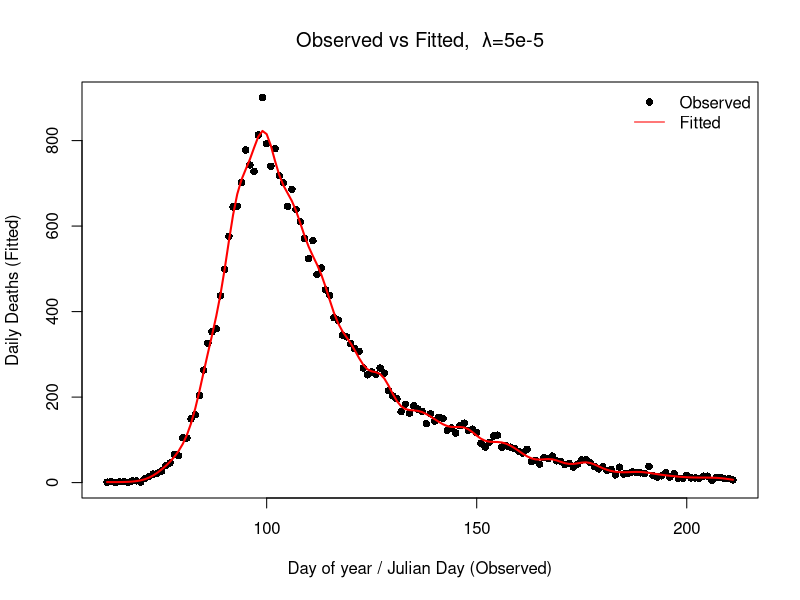

Write R code to recreate this figure. (Note: this script raises an error after producing the figure.)
start <- Sys.time()
##=============== PROJECT 3 - EXTENDED STATISTICAL PROGRAMMING =================

# Group 12 
# Aseel Alghamdi : S2901228
# Fenanda Dwitha Kurniasari : S2744048
# Nurmawiya : S2822251

# Aseel     :
#
# Fenanda   : 
#
# Nurmawiya : 
#

# Repository Link
# https://github.com/fenandadwithak/Team12/tree/main/Proj3

# ==============================================================================
##                                  OUTLINE
# ==============================================================================
## What you get:
## (1) 
## (2) 
## (3) 
## (4) 
## (5)
## (6)


##===================== Data Preparation & Load library ========================
library(splines) #load library splines

df <- read.table("engcov.txt", header = TRUE) # import datasets
y <- df$nhs; t <- df$julian
n <- length(y) # define total observation 
d <- 1:80; edur <- 3.151; sdur <- .469
pd <- dlnorm(d, edur, sdur) # density (PDF) function of death
pd <- pd / sum(pd) # probability of death

##==================== (1) Construct X, Xtilde, and S ==========================
make_matrices <- function(t, K=80) {
  # Function to construct matrices (Xtilde, X, S) required for predicting 
  #  number of new infections occuring on day t which expressed by an infection 
  #  rate function f(t)
  
  # Input/Arguments :(1) t, a vector of day since 2020. In this dataset, we use 
  #                      julian
  #                  (2) K, number of basis function, set to 80
  #                      larger K would result smoother model
  #
  # Output/Return   :(1) Xtilde, a model matrix (spline basis) to predict f(t) 
  #                      f(t) = b1(t)β1 + b2(t)β2 + ... + bk(t)βk
  #                      row : days; colomn : B-spline basis function
  #                  (2) X, model matrix for the expected death count (the 
  #                      observed outcome), after convolution with Xtilde and 
  #                      π(j)/probability func. for days from infection to death 
  #                  (3) S, penalised matrix. Matrix defining which aspect of β
  #                      are penalised
  
  # Construct X_tilde
  # Define a sequence starting from the first day of death recorded minus 30
  # (min(t)-30) because for the earliest records, deaths might be caused by the
  # infection happened around 30 days ago, until maximum day observed (max(t))
  # for as many as K+4 evenly spaced, so there will be a sequence of 84 numbers
  knots <- seq(min(t)-30, max(t), length.out=K+4)
  
  Xtilde <- splineDesign(knots=knots, 
                         x=(min(t)-30):max(t), 
                         ord=4,
                         outer.ok= TRUE)#construct matrix X-tilde using 
                                        #splineDesign with 84 knots as defined 
                                        #before starting from min(t)-30 until 
                                        #max(t) with order of the spline = 4
  
  # Construct X
  X <- matrix(0, nrow=length(t), ncol=ncol(Xtilde)) # initialize matrix to store
  #for every value in length(t) = 150
  # Execute for each observation of time (1:150)
  for (i in 1:length(t)) {
    j_max <- min(80, 29 + i) ## define upper bound for summation
    for (j in 1:j_max) { ## calculate for each days until death 
      # fill corresponding cells with corresponding element X_tilde and prob 
      # death time function
      X[i,] <- X[i,] + Xtilde[30 + i - j,] * pd[j] 
    }
  }
  
  # Construct S (Penalised Matrix)
  S <- crossprod(diff(diag(ncol(X)), diff=2))
  
  list(Xtilde=Xtilde, X=X, S=S) ## return the output into a list 
}##make_matrices

mats <- make_matrices(t) #
X <- mats$X ## X
S <- mats$S ## S
Xtilde <- mats$Xtilde ## X tilde

##============= (2) Function Penalised NLL and its Objective Func. =============
# Model has the structure of a Poisson GLM, then we need to compute penalised
# function. In this case, we want to define objective function PNLL(β)
# 
# Formula:
# NLL = −ℓ(γ)= ∑[e^(ηi)−yi.ηi] where μi=e^(ηi)=e^(Xi.γ)
# Penalty (P) = (λ/2)β'Sβ
#
# PNLL(β) = NLL(β) + P
#   where NLL = sum(exp(eta) - y*eta) (dropping constants)
#         P =  0.5 * lambda * gamma' S gamma 

pen_nll <- function(gamma, X, y, S, lambda) {
  # Function to compute penalised negative log likehood
  # Input/Argument : (1) Gamma : K-vector of spline coefficients
  #                  (2) y :  the deaths on day of the year ti
  #                  (3) S : penalised matrix
  #                  (4) lambda : smoothing parameter
  
  # Output/Return  : single numeric value of pen_nll
  eta <- as.vector(X %*% gamma)               # linear predictor 
  mu  <- exp(eta)                             # Poisson mean (positive)
  nll <- sum(mu - y * eta)                    # Poisson negative log-likelihood
  pen <- 0.5 * lambda * as.numeric(t(gamma) %*% (S %*% gamma))# penalty
  nll + pen # pnll
}##pen_nll


# Define Gradient vector of Objective Function/ its derivative vector w.r.t γ
pen_grad <- function(gamma, X, y, S, lambda) {
  # Analytic gradient: faster and more accurate than numerical
  eta <- as.vector(X %*% gamma)
  mu  <- exp(eta)
  score <- t(X) %*% (mu - y)                    # gradient of NLL part
  as.vector(score + lambda * (S %*% gamma))     # add gradient of penalty
}

# Checking the derivative (sp notes 74)
K <- 80
fd <- gamma0 <- rep(0, K)       # start from all zeros
lambda <- 5e-5
pen_nll0 <- pen_nll(gamma0, X, y, S, lambda) 
eps <- 1e-7
for (i in 1:length(gamma0)) {
  gamma1 <- gamma0; gamma1[i] <- eps
  pen_nll1 <- pen_nll(gamma1,X,y,S,lambda)
  fd[i] <- (pen_nll1 - pen_nll0)/eps
}
fd; pen_grad(gamma0, X, y, S, lambda) ## already same
range(fd - pen_grad(gamma0, X, y, S, lambda)) ## apx zero

##================ (3) Fit the model using BFGS optimization ===================
gamma0 <- rep(0, K)       # start from all zeros
lambda <- 5e-5            # smoothing strength: larger -> smoother fitted curve

# Use BFGS (a standard quasi-Newton optimizer) to minimize the objective
fit <- optim(
  par     = gamma0,                 # initial gamma
  fn      = pen_nll,                # objective function
  gr      = pen_grad,               # analytic gradient
  method  = "BFGS",                 # efficient for smooth problems
  control = list(maxit = 1000),     # cap iterations
  X=X, y=y, S=S, lambda=lambda
)

gamma_hat <- fit$par # estimated spline coefficients (K-vector)
eta_hat  <- as.vector(X %*% gamma_hat) # fitted linear predictor (log-scale)
mu_hat <- exp(eta_hat)  # fitted mean counts (always > 0)
f_hat <- Xtilde %*% gamma_hat #

fit$convergence # 0 means successful
fit$value #final objective value for reference

plot(t, y, pch=16, col="black",
     xlab="Day of year / Julian Day (Observed)",
     ylab="Daily Deaths (Fitted)",
     main=expression(paste("Observed vs Fitted,  λ=5e-5")))
lines(t, mu_hat, col="red", lwd=2)
legend("topright", legend=c("Observed", "Fitted"),
       col=c("black", "red"), pch=c(16, NA), lty=c(NA,1), bty="n")

##================ (4) Fit the model using BFGS optimization ===================
lambdas <- exp(seq(-13, -7, length=50))
BIC_vals <- numeric(length(lambdas))
best_fit <- NULL

for (i in seq_along(lambdas)) {
  fit <- optim(rep(0, ncol(X)), pen_ll, gr=pen_grad, method="BFGS",
               y=y, X=X, S=S, lambda=lambdas[i], control=list(maxit=500))
  beta_hat <- exp(fit$par)
  mu_hat <- as.vector(X %*% beta_hat)
  W <- diag(as.vector(y / mu_hat^2))
  H0 <- t(X) %*% W %*% X
  H_lambda <- H0 + lambdas[i] * S
  EDF <- sum(diag(solve(H_lambda, H0)))
  ll <- sum(y * log(mu_hat) - mu_hat)
  BIC_vals[i] <- -2 * ll + log(length(y)) * EDF
  if (is.null(best_fit) || BIC_vals[i] < min(BIC_vals[1:i])) best_fit <- fit
}

best_lambda <- lambdas[which.min(BIC_vals)]
cat("Best lambda:", best_lambda, "\n")

##======================== (5) Bootstrap Uncertainty ===========================





































































































































































































# Fenanda ----

# ==============================================================================
##                          NON-PARAMETRIC BOOTSTRAPING
## =============================================================================

# Initialize number of replicate sample
n_bootstrap = 200
# Initialize matrix to store 



end <- Sys.time()
end-start
